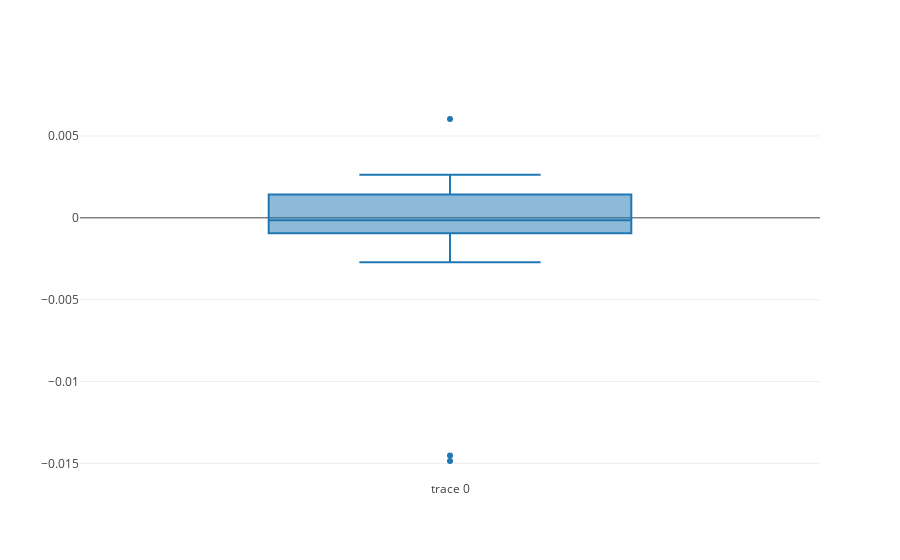

This figure's notebook cell:
### Markdown cell above
## BOX PLOT FOR REGRESSION ##

### Code cell
trace1 = go.Box(
    y = (reg.predict(X_test) - Y_test)
)
data = [trace1]
plot.iplot(data)

### Figure 1 — Plotly figure (JSON) as saved in the notebook; plotly's stock layout.template omitted (floating-point values rounded to 4 significant figures)
{"data": [{"type": "box", "y": [0.0003474, 0.002629, -0.001988, -0.0008596, -0.0001588, 0.0001472, -0.001674, -0.0003933, -0.0009476, -0.0004132, -0.01452, -0.000362, 0.00161, -0.0001709, -0.001285, -0.0001268, -0.01486, 0.002093, 0.0004973, 0.001248, 0.002578, -0.0002879, 0.0003864, 0.002153, 0.001418, 0.001678, 0.006037, -0.001214, -0.002707, 0.0002831]}], "layout": {}}
